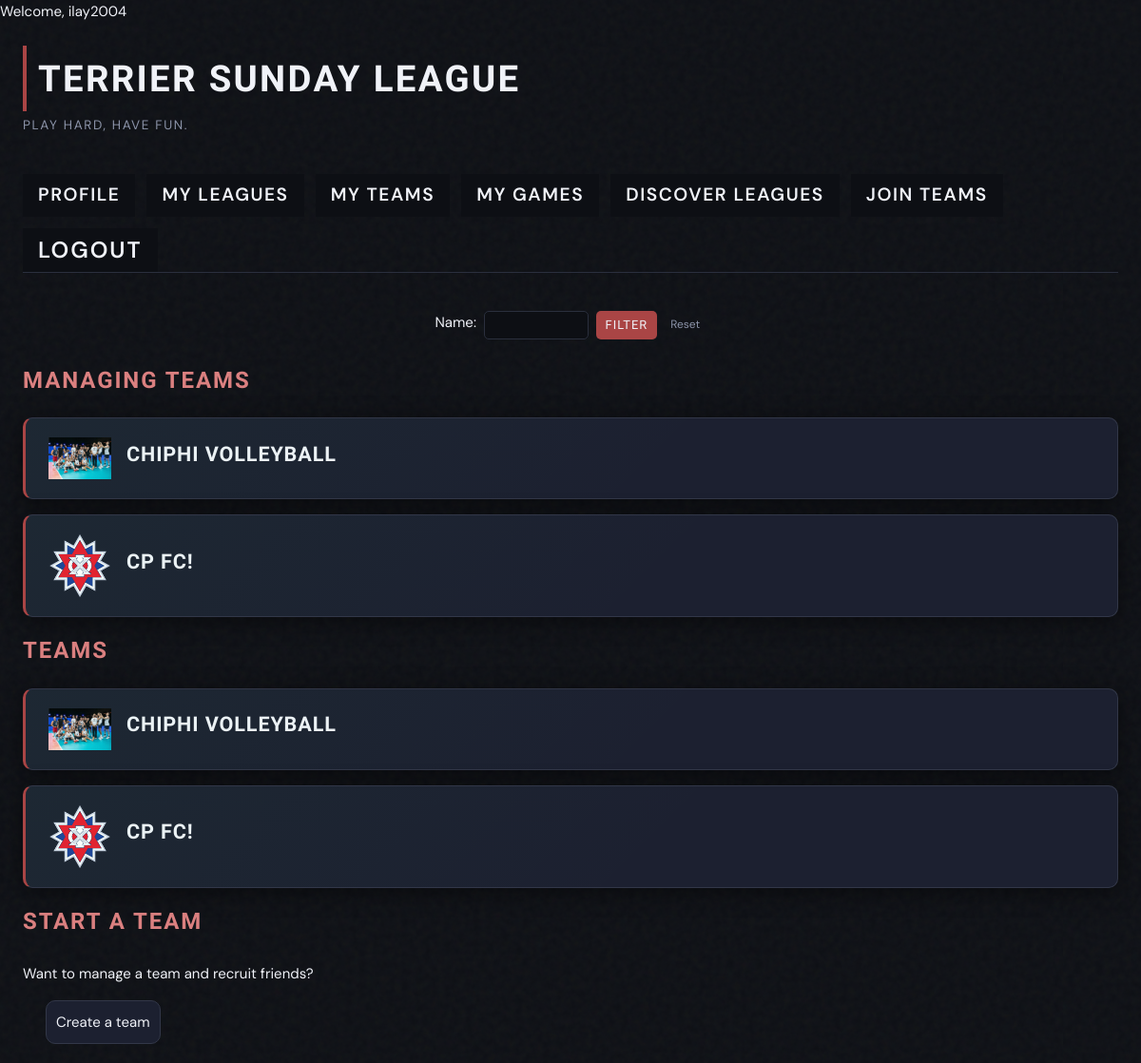
The page /sundayleague/my_teams/ (signed in) on the database its author committed.
### SundayLeague/models.py (models this page shows, shortened)
class Team(models.Model):
  team_admin = models.ForeignKey(User, on_delete=models.CASCADE) # Controls team settings and can add new members
  name = models.TextField()
  leagues = models.ManyToManyField(League, related_name="teams")
  picture = models.ImageField(default=None, blank=True, null=True)
  discoverable = models.BooleanField(default=True)
  bio = models.TextField(blank=True, null=True)
  def getImageUrl(self):
    if self.picture:
      return self.picture.url
    else:
      return ''

### SundayLeague/views.py (the view)
# urls.py: path('my_teams/', MyTeams.as_view(), name='my_teams'),
class MyTeams(LoginRequiredMixin, ListView):
  login_url = 'login/'
  redirect_field_name = 'redirect_to'
  model = Team
  template_name = 'SundayLeague/my_pages/my_teams.html'
  context_object_name = 'teams'
  def get_queryset(self):
      profile = SLProfile.objects.get(user=self.request.user)
      queryset = profile.getTeams()
      team_name = self.request.GET.get('name')
      if team_name:
        queryset = queryset.filter(name__icontains=team_name)
      return queryset
  def get_context_data(self, **kwargs):
    context = super().get_context_data(**kwargs)
    teams = context['teams']
    context['managing'] = teams.filter(team_admin = self.request.user)
    return context

### SundayLeague/models.py (called while the page is built)
  def getTeams(self):
    return Team.objects.filter(teammember__user=self.user)

### SundayLeague/templates/SundayLeague/my_pages/my_teams.html
{% extends 'SundayLeague/base.html' %}
{% block content %}
  {% include 'SundayLeague/search_forms/team_query.html' %}
  <h2> Managing Teams </h2>
  {% for team in managing %}
    <a href="{% url 'detail_team' team.pk %}">
      <div class="card">
          <div class="game-card-header">
            <img src="{{team.getImageUrl}}" class="team-pfp">
            <p class="league-title">{{team.name}}</p>
          </div>
      </div>
    </a>
  {% endfor %}
  <h2>Teams</h2>
  {% for team in teams %}
   <a href="{% url 'detail_team' team.pk %}">
      <div class="card">
          <div class="game-card-header">
            <img src="{{team.getImageUrl}}" class="team-pfp">
            <p class="league-title">{{team.name}}</p>
          </div>
      </div>
    </a>
  {% endfor %}
  <h2>Start a team</h2>
  <div class="column">
    <p>Want to manage a team and recruit friends?</p>
    <a href="{% url 'create_team' %}" class="button"> Create a team </a>
  </div>
{% endblock %}

### SundayLeague/templates/SundayLeague/base.html (shortened to what this page needs)
{% load static %}
<!DOCTYPE html>
<html>
  <head>
    <link rel="stylesheet" href="{% static 'sundayleague.css' %}">
  </head>
  <html>
    {% if user.is_authenticated %}
      <p>Welcome, {{ user.username }}</p>
    {% endif %}
    <h1>Terrier Sunday League</h1>
    <h4> Play hard, have fun. </h4>
     <div class="my-stuff">
      {% if user.is_authenticated %}
        <a href="{% url 'detail_profile' user.slprofile.pk %}">Profile</a>
        <a href="{% url 'my_leagues' %}">My Leagues</a>
        <a href="{% url 'my_teams' %}">My Teams</a>
        <a href="{% url 'my_games' %}">My Games</a>
        <a href="{% url 'list_leagues' %}">Discover Leagues</a>
        <a href="{% url 'list_teams' %}">Join teams</a>
        <form method="POST" action="{% url 'logout' %}">
          <input type="submit" value="Logout">
        </form>
      {% else %}
        <a href="{% url 'list_leagues' %}">Discover Leagues</a>
        <a href="{% url 'list_teams' %}">Join teams</a>
        <a href="{% url 'login' %}">Login</a>
        <a href="{% url 'register' %}">Register</a>
      {% endif %}
    </div>
    <hr>
    {% block content %}
    {% endblock %}
  </html>
</html>

### static/sundayleague.css (style rules this page uses)
:root { --bg-base: #0d0f14; --bg-card: #1c2030; --border-subtle: #2a2f3d; --border-card: #323748; --accent-green: #AA4545; --accent-amber: #DB8080; --accent-sky: #3ab8f5; --text-primary: #f0f2f8; --text-secondary: #8b93a8; --text-secondary-light: #f0f2f8; --text-dim: #555d72; --card-shadow: 0 4px 24px rgba(0,0,0,0.45); --glow-green: 0 0 12px rgba(57,232,122,0.25); --glow-amber: 0 0 12px rgba(245,166,35,0.22); }
*, *::before, *::after { box-sizing: border-box; margin: 0; padding: 0; }
h1 { font-family: 'Barlow Condensed', sans-serif; font-size: 2.4rem; font-weight: 700; letter-spacing: 0.06em; text-transform: uppercase; color: var(--text-primary); border-left: 4px solid var(--accent-green); padding: 0.25rem 0 0.25rem 0.75rem; margin: 1.5rem 1.5rem 0.25rem; }
h4 { font-family: 'DM Sans', sans-serif; font-size: 0.85rem; font-weight: 400; color: var(--text-secondary); letter-spacing: 0.12em; text-transform: uppercase; margin: 0 1.5rem 1rem; }
hr { border: none; border-top: 1px solid var(--border-subtle); margin: 0 1.5rem 2rem; }
h2 { font-family: 'Barlow Condensed', sans-serif; font-size: 1.5rem; font-weight: 600; letter-spacing: 0.08em; text-transform: uppercase; color: var(--accent-amber); margin: 0 1.5rem 1.25rem; }
.card { background: var(--bg-card); border: 1px solid var(--border-card); border-radius: 10px; padding: 1.25rem 1.5rem; margin: 0 1.5rem 1rem; box-shadow: var(--card-shadow); cursor: pointer; position: relative; overflow: hidden; transition: transform 0.18s ease, box-shadow 0.18s ease, border-color 0.18s ease; border-left: 3px solid var(--accent-green); }
.card::before { content: ''; position: absolute; inset: 0; background: linear-gradient(135deg, rgba(57,232,122,0.04) 0%, transparent 60%); pointer-events: none; }
.game-card-header { display: flex; flex-direction: row; align-items: center; }
.league-title { font-family: 'Barlow Condensed', sans-serif; font-size: 1.35rem; font-weight: 700; letter-spacing: 0.04em; text-transform: uppercase; color: var(--text-primary); margin-bottom: 0.5rem; }
.team-pfp { width: 6%; height: auto; margin-right: 1rem; font-size: 1.35rem; font-weight: 700; }
.my-stuff { display: flex; gap: 0.75rem; flex-wrap: wrap; padding: 1.5rem 1.5rem 0; margin-top: 1rem; }
.my-stuff a { font-family: 'DM Sans', sans-serif; font-size: 1.2rem; font-weight: 600; letter-spacing: 0.08em; text-transform: uppercase; text-decoration: none; padding: 0.45rem 1rem; background: var(--bg-base); transition: color 0.15s ease, border-color 0.15s ease, background 0.15s ease; }
.my-stuff form { display: inline; }
.my-stuff input[type="submit"] { font-family: 'DM Sans', sans-serif; font-size: 1.5rem; font-weight: 600; letter-spacing: 0.08em; text-transform: uppercase; color: var(--text-secondary-bright); padding: 0.45rem 1rem; background: var(--bg-base); border: none; cursor: pointer; transition: color 0.15s ease, border-color 0.15s ease, background 0.15s ease; }
a:link { text-decoration: none; color: var(--text-secondary-bright);; }
.button { background: var(--bg-card); border: 1px solid var(--border-card); border-radius: 10px; padding: 10px; width: fit-content; height: fit-content; margin: 0 1.5rem 1rem; display: block }
.column { margin: 1.5rem 1.5rem 0.25rem; display: flex; flex-direction: column; gap:1rem; }

### rows shown on the page
Team: getImageUrl (picture), name "CHIPHI VOLLEYBALL"
Team: getImageUrl (picture), name "CP FC!"

### other values the page prints
{{ user.username }} "ilay2004"
